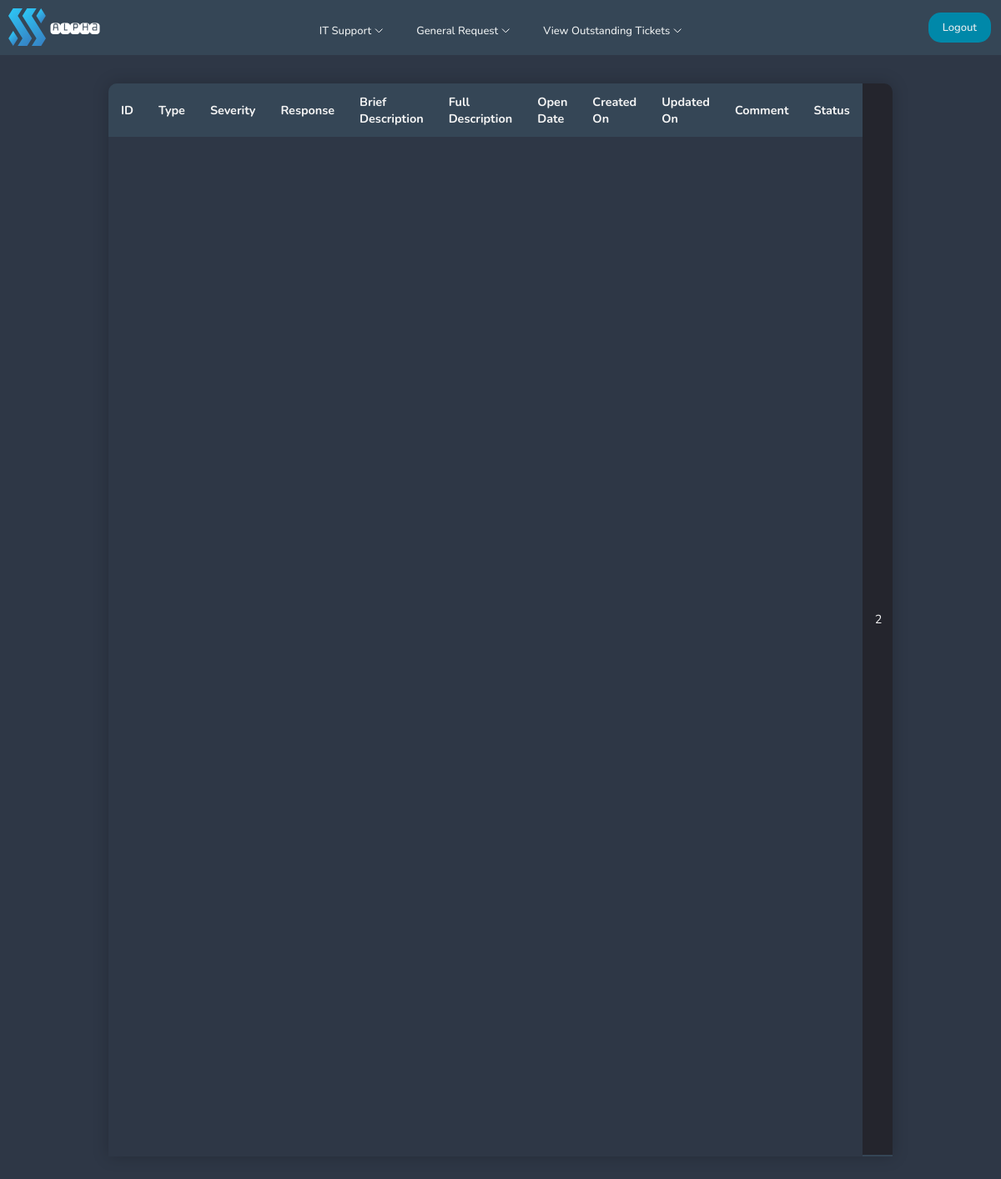
The page /pages/user-select-it-ticket.php?id=1 on the database as committed earlier.
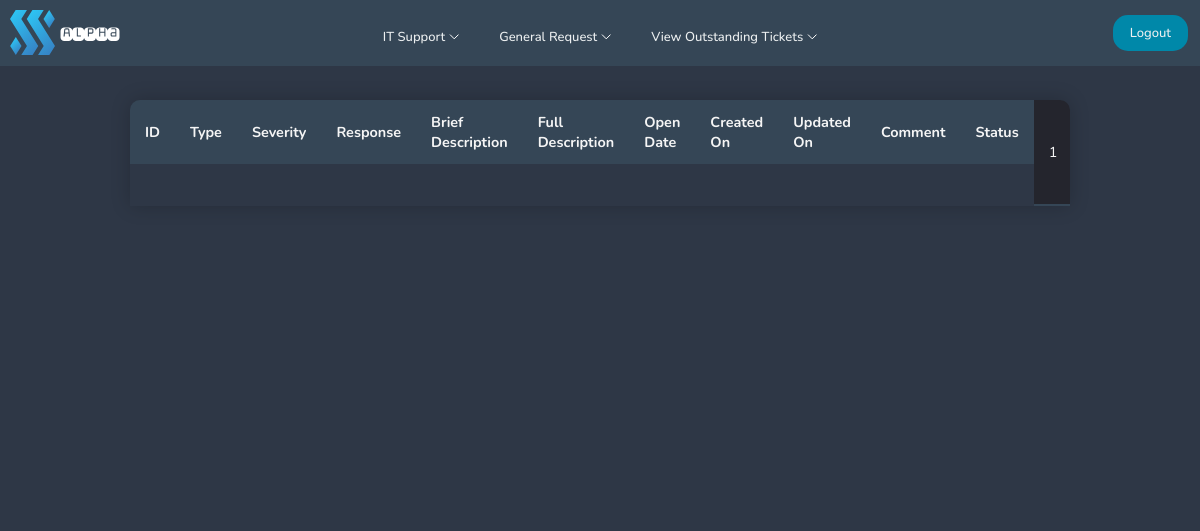
The same page on the database as committed later.
### tables this page shows
CREATE TABLE "itticket" (
	"id"	INTEGER,
	"user"	INTEGER,
	"type"	TEXT,
	"severity"	TEXT,
	"brief"	INTEGER,
	"full"	TEXT,
	"createdon"	TEXT,
	"status"	TEXT,
	"comment"	TEXT,
	"updatedon"	TEXT,
	PRIMARY KEY("id"),
	FOREIGN KEY("severity") REFERENCES "itsupportservices"("id")
);

CREATE TABLE "itsupportservices" (
	"id"	INTEGER,
	"severity"	TEXT,
	"response"	TEXT,
	"recovery"	TEXT,
	PRIMARY KEY("id")
);

### pages/user-select-it-ticket.php (the view, shortened to what this page needs)
<!DOCTYPE html>
<html lang="en">
<head>
    <?php include'../navigation/userdashnavbar.php';
    require ('../config/dbcon.php'); ?>
    <link rel="stylesheet" href="../navigation/userdashnavbar.css">
    <link rel="stylesheet" href="../css/usertickettable.css">
    <link rel="stylesheet" href="../css/user-select-button.css">
</head>
<body bgcolor="#2E3746">
    <?php
    if(isset($_GET['id'])) {
        $id = $_GET['id'];
    };
    $query = "SELECT * FROM itticket
              left join itsupportservices
              on itticket.severity = itsupportservices.id
              where itticket.id = $id";
    $statement = $conn->prepare($query);
    $statement->execute();
    $statement->setFetchMode(PDO::FETCH_OBJ);
    $result = $statement->fetchAll();
    ?>
    <table class="ticket-table">
        <thead>
        <tr>
            <th>ID</th>
            <th>Type</th>
            <th>Severity</th>
            <th>Response</th>
            <th>Brief Description</th>
            <th>Full Description</th>
            <th>Open Date</th>
            <th>Created On</th>
            <th>Updated On</th>
            <th>Comment</th>
            <th>Status</th>
        </tr>
        </thead>
        <?php foreach($result as $data) { ?>
            <tr>
                <td><?= $data->id; ?> </td>
            </tr>
            <?php
        }
        ?>
    </table>
</body>
</html>

Rows that differ between the two databases and show on the page:
changed itticket: severity "2" → "1"
